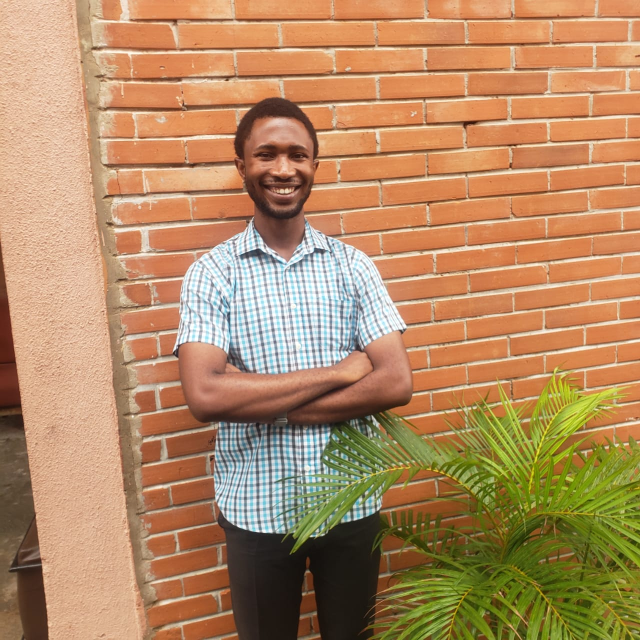
//> input picture ugo.jpg, 1280 x 1280 px (shown at 1/2 size)
$ ./FaceDetection   (built with g++ and OpenCV 4)
//> lines starting //> are read from the running program, lines starting //| are printed output that depends on the picture
// FaceDetection.cpp : This file contains the 'main' function. Program execution begins and ends there.
//

#include <iostream>
#include <vector>
#include <opencv2/imgcodecs.hpp>
#include <opencv2/highgui.hpp>
#include <opencv2/imgproc.hpp>
#include <opencv2/objdetect.hpp>

using namespace std;
using namespace cv;

void readPicture(string);
void faceDetection();
void imageCompare(string, string);

int main()
{
    //How to read a picture given a path
   /* string path = "ugo.jpg";
    readPicture(path);*/

    //How to get the facial detection
    //faceDetection();

    //comparing two images
    imageCompare("ugo.jpg", "ugo2.jpg");

}

void readPicture(string path) {
   //Mat is the data type of the image
   //imread is a method in the open cv and it returns an image
   Mat img = imread(path);
   imshow("Frame", img);
   waitKey(0);
}

void faceDetection() {
    VideoCapture video(0);
    Mat img;

    CascadeClassifier facedetect;
    facedetect.load("haarcascade_frontalface_default.xml");

    while (true) {

        video.read(img);
        vector<Rect> faces;
        facedetect.detectMultiScale(img, faces, 1.3, 5);
        cout << "Face Number: " << faces.size() << endl;


        //tl -> top left && br -> bottom right
        for (int i{ 0 }; i < faces.size(); i++) {
            rectangle(img, faces[i].tl(), faces[i].br(), Scalar(50, 50, 255), 3);
            putText(img, to_string(faces.size()), Point(10, 40), FONT_HERSHEY_DUPLEX, 1, Scalar(255, 255, 255), 1);
        }

        imshow("Frame", img);
        waitKey(1);
    }
}

void imageCompare(string pathOne, string pathTwo) {
//> called with pathOne = "ugo.jpg", pathTwo = "ugo2.jpg"
    Mat imgOne = imread(pathOne);
//> imgOne is the input picture: 1280 rows x 1280 cols, CV_8UC3; mean B, G, R 99, 138.7, 179.1
    Mat imgTwo = imread(pathTwo);
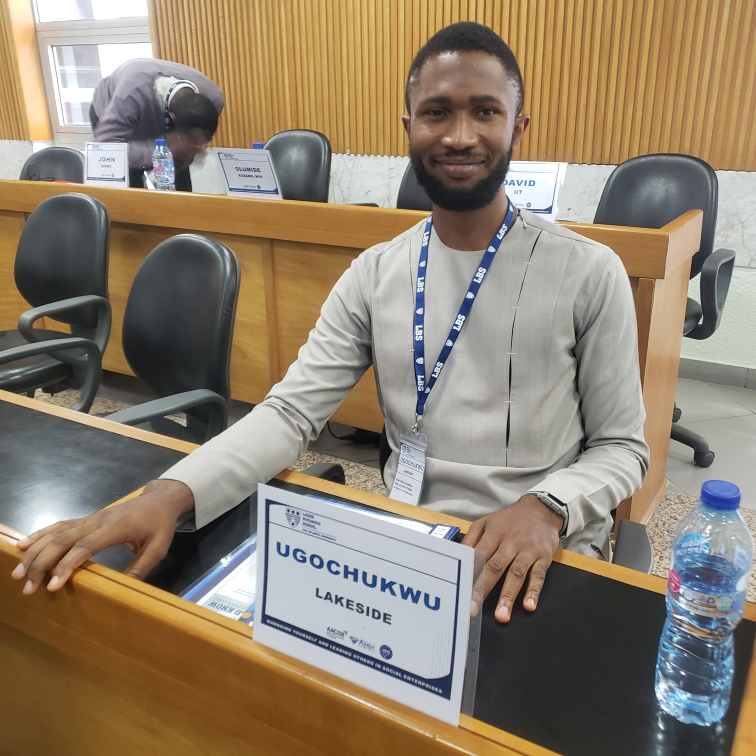
//> input picture ugo2.jpg, 3024 x 3024 px (shown at 1/4 size)
//> imgTwo is the input picture: 3024 rows x 3024 cols, CV_8UC3; mean B, G, R 110.3, 129.3, 143.6

    Mat One;
    Mat Two;

    resize(imgOne, One, Size(1000, 500), 0, 0);
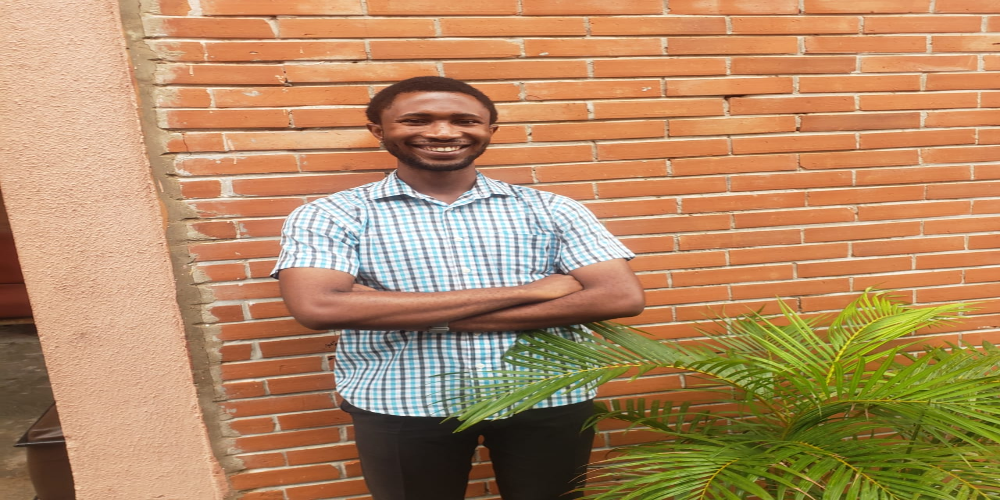
//> One: 500 rows x 1000 cols, CV_8UC3; mean B, G, R 98.9, 138.6, 178.9
    resize(imgTwo, Two, Size(1000, 500), 0, 0);
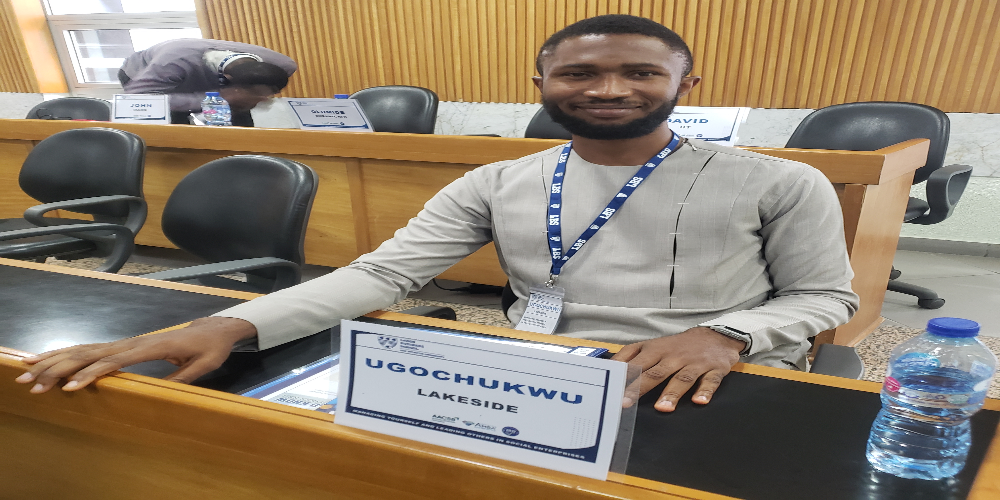
//> Two: 500 rows x 1000 cols, CV_8UC3; mean B, G, R 110.2, 129.2, 143.5

    Mat dst;
    absdiff(One, Two, dst);
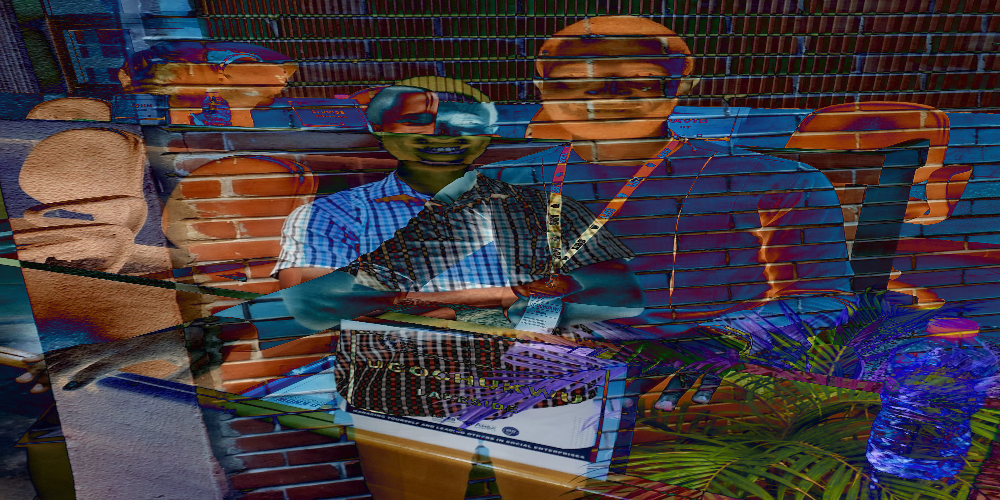
//> dst: 500 rows x 1000 cols, CV_8UC3; mean B, G, R 64, 57.6, 66.4
    //imshow("input1", imgOne);
    //imshow("input2", imgTwo);
    imshow("output", dst);

    waitKey(0);
}
